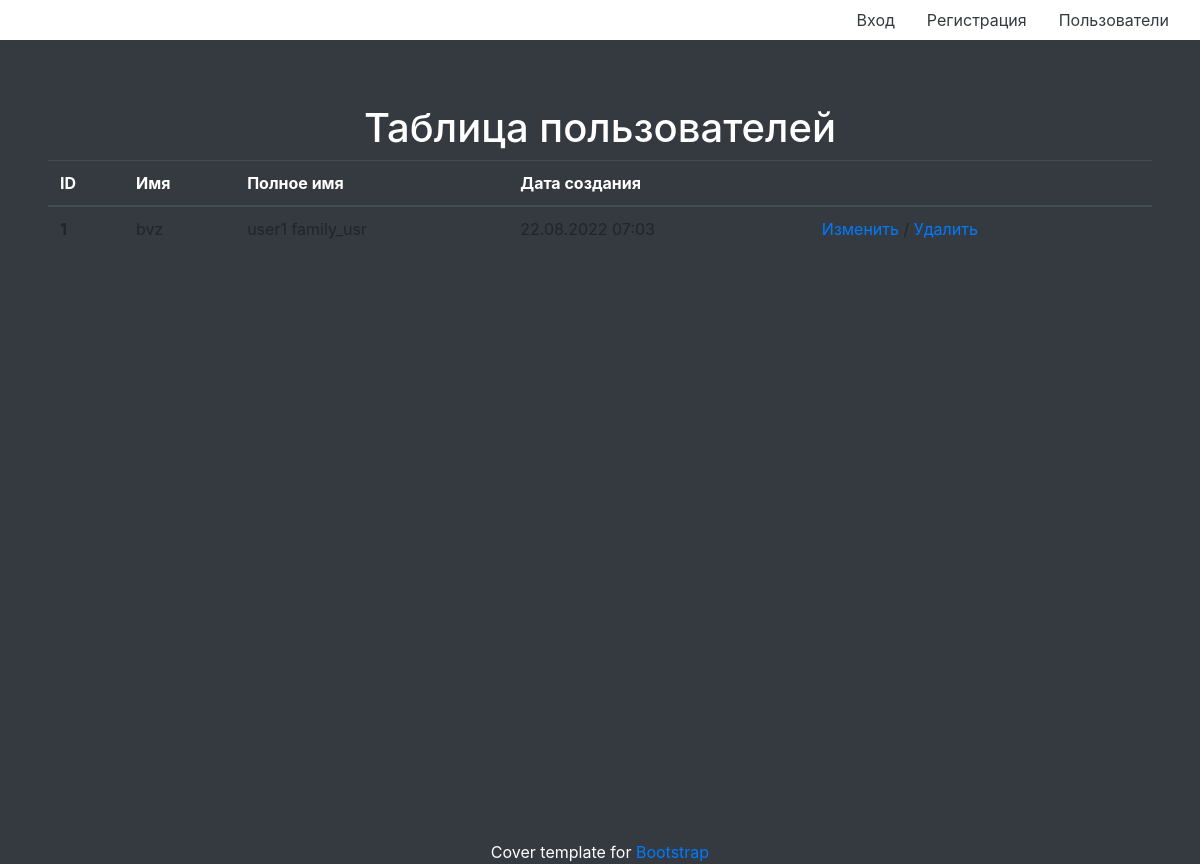
The app's page /users/, older data.
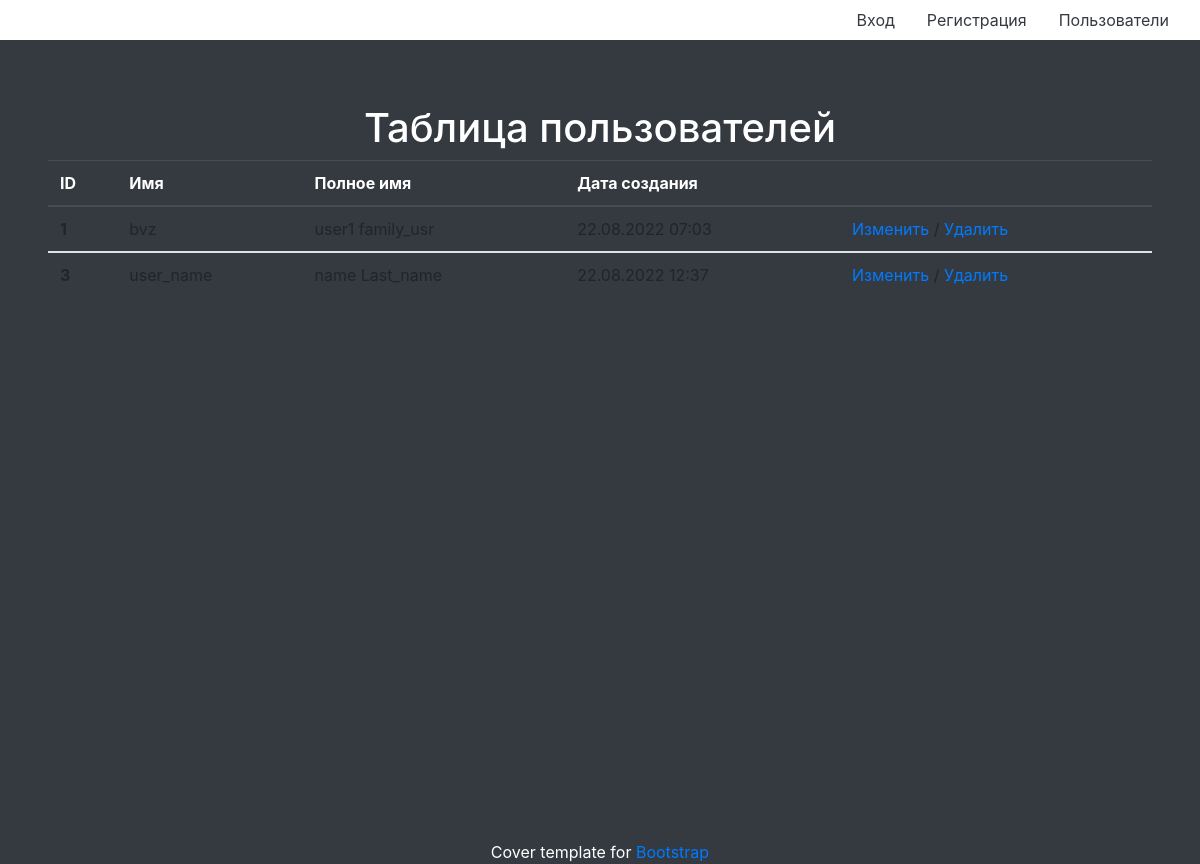
The same page, newer data.
### task_manager/app_users/models.py (models this page shows, shortened)
class ApplicationUsers(AbstractUser):
    class Meta:
        verbose_name = 'ApplicationUser'
        verbose_name_plural = 'ApplicationUsers'

### task_manager/app_users/views.py (the view)
# urls.py: path('', ListOfUsers.as_view(), name='users'),
class ListOfUsers(ListView):
    model = ApplicationUsers
    template_name = 'users.html'
    context_object_name = 'application_users'

### task_manager/templates/users.html
{% extends 'site_header.html' %}
{% load i18n %}
{% block content %}
<div class="cover-container d-flex w-100 h-100 p-5 mx-auto flex-column">
  <main role="main" class="py-3">
    <h1 class="cover-heading">Таблица пользователей</h1>
    <table class="table">
      <thead class="thead-dark">
        <tr>
          <th scope="col">ID</th>
          <th scope="col">{% trans 'Имя' %}</th>
          <th scope="col">{% trans 'Полное имя' %}</th>
          <th scope="col">{% trans 'Дата создания' %}</th>
          <th scope="col"></th>
        </tr>
      </thead>
      {% for user in application_users %}
      <tbody>
        <tr>
          <th scope="row"">{{ user.id }}</th>
          <td>{{ user.username }}</td>
          <td>{{ user.first_name}} {{ user.last_name }}</td>
          <td>{{ user.date_joined|date:"d.m.Y H:i" }}</td>
          <td>
            <a class="text-decoration-none" href="{% url 'update_user' user.id %}">{% trans 'Изменить' %}</a>
           <a>/</a>
           <a class="text-decoration-none" href="{% url 'delete_user' user.id %}">{% trans 'Удалить' %}</a>
          </td>
        </tr>
      </tbody>
      {% endfor %}
    </table>
  </main>
</div>
{% endblock %}

### task_manager/templates/site_header.html (shortened to what this page needs)
{% load i18n %}
{% load bootstrap4 %}
{% bootstrap_css %}
<!doctype html>
<html lang="en">
  <head>
  </head>
  <body class="h-100 text-center text-white bg-dark">
    <header class="masthead mb-auto bg-white sticky-top">
      <div class="container-fluid">
        <nav class="nav nav-masthead justify-content-end sticky-top">
          {% if not user.is_authenticated %}
          <a class="nav-link text-dark" href="/login/">Вход</a>
          <a class="nav-link text-dark" href="/users/create/">Регистрация</a>
          <a class="nav-link text-dark" href="/users/">Пользователи</a>
          {% endif %}
        </nav>
      </div>
    </header>
    {% block content %}
    {% endblock %}
    <footer class="mastfoot mt-auto">
      <div class="inner">
        <p>Cover template for <a href="">Bootstrap</a></p>
      </div>
    </footer>
  </body>
</html>

Row changes from the older to the newer data that the page shows:
added ApplicationUsers: id "3", username "user_name", first_name "name", last_name "Last_name", date_joined "22.08.2022 12:37"
